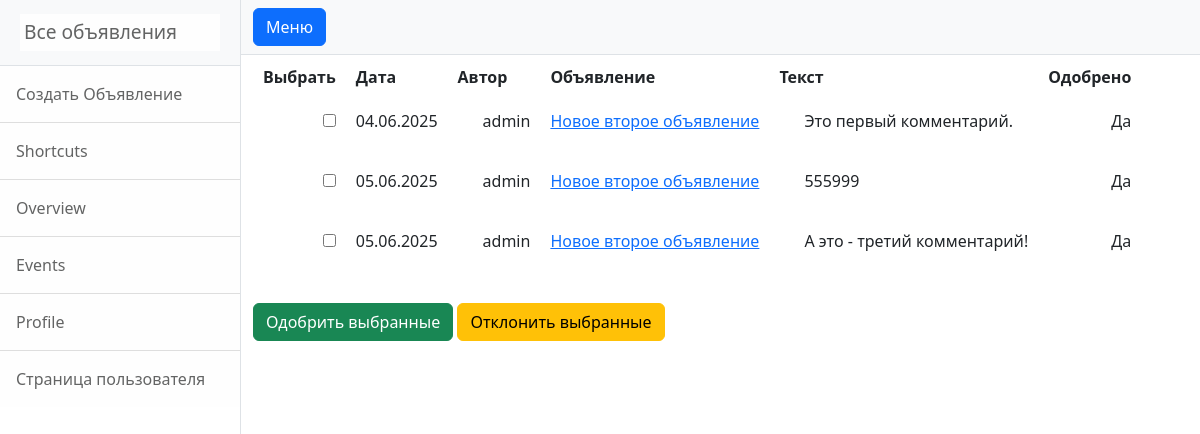
Screenshot of /profile/1 (signed in) with the database file from the repository.
### post/models.py (models this page shows, shortened)
class Comment(models.Model):
    post = models.ForeignKey(Post, on_delete=models.CASCADE)
    user = models.ForeignKey(User, on_delete=models.CASCADE)
    text = models.TextField()
    date = models.DateTimeField(auto_now=True)
    approved = models.BooleanField(default=False)

class Post(models.Model):
    author = models.ForeignKey(User, on_delete=models.CASCADE)
    date = models.DateTimeField(auto_now=True)
    category = models.ForeignKey(Category, on_delete=models.CASCADE)
    title = models.CharField(max_length=100)
    text = RichTextUploadingField()

### post/views.py (the view)
# urls.py: path('profile/<int:pk>', UserPage.as_view(), name = 'user_page'),
class UserPage(LoginRequiredMixin, UserPassesTestMixin, DeleteView):
    model = User
    template_name = 'user_page.html'
    context_object_name = 'user'
    def test_func(self):
        user = self.get_object()
        return user == self.request.user
    def get_context_data(self, **kwargs):
        context = super().get_context_data(**kwargs)
        user = self.get_object()
        comments = Comment.objects.filter(post__author=user)
        context['comments'] = comments
        return context

### templates/user_page.html (shortened to what this page needs)
{% extends 'flatpages/default.html' %}
{% block content %}
<form method="post" action="{% url 'bulk_approve_comments' %}">
    {% if comments %}
    <table align="left" cellpadding="10" style="float: left;">
        <tr>
            <th>Выбрать</th>
            <th>Дата</th>
            <th>Автор</th>
            <th>Объявление</th>
            <th>Текст</th>
            <th>Одобрено</th>
        </tr>
        {% for comment in comments %}
        <tr align="right" valign="top">
            <td><input type="checkbox" name="comment_ids" value="{{ comment.id }}"></td>
            <td>{{ comment.date|date:'d.m.Y' }}</td>
            <td><p style="text-indent: 25px;" align="justify">{{ comment.user }}</p></td>
            <td><a href="{% url 'post_detail' comment.post.pk %}">{{ comment.post.title }}</a></td>
            <td><p style="text-indent: 25px;" align="justify">{{ comment.text }}</p></td>
            <td>{{ comment.approved|yesno:"Да,Нет" }}</td>
        </tr>
        {% endfor %}
    </table>
    <br>
    <button type="submit" name="action" value="approve" class="btn btn-success">Одобрить выбранные</button>
    <button type="submit" name="action" value="disapprove" class="btn btn-warning">Отклонить выбранные</button>
    {% else %}
        <h3>Комментариев нет!</h3>
    {% endif %}
</form>
{% endblock content %}

### rows the page displays
Comment: date "04.06.2025", user "admin", post "Новое второе объявление", text "Это первый комментарий.", approved "Да"
Comment: date "05.06.2025", user "admin", post "Новое второе объявление", text "555999", approved "Да"
Comment: date "05.06.2025", user "admin", post "Новое второе объявление", text "А это - третий комментарий!", approved "Да"
